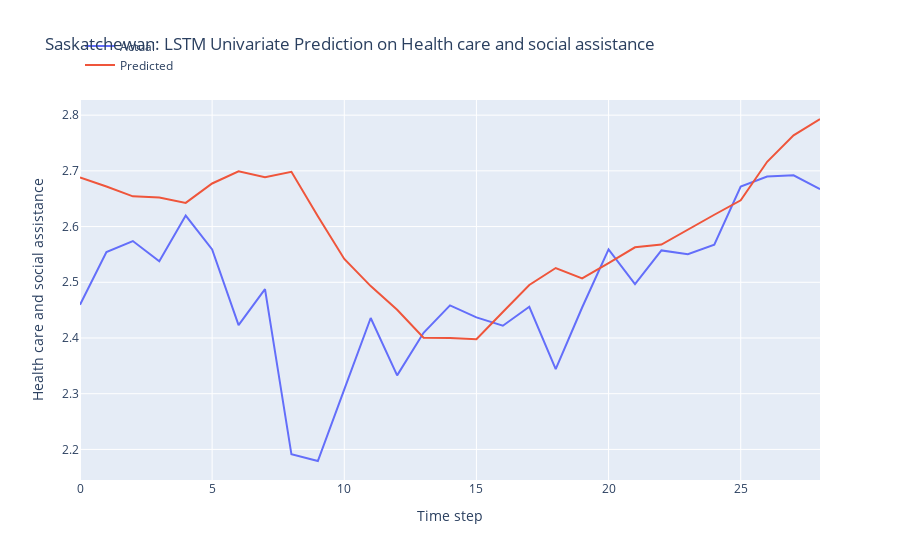

The cell this chart's notebook holds for it:
### Markdown cell above
LSTM Model Development

### Code cell
n_features = 1
X_train = X_train.reshape(X_train.shape[0], X_train.shape[1], n_features)

# define model
model = Sequential()
model.add(LSTM(50, activation='relu', input_shape=(n_steps, n_features)))
model.add(Dense(1))

# model = Sequential()
# model.add(LSTM(100, activation='relu', input_shape=(n_steps, n_features), kernel_regularizer=L2(0.001), return_sequences=True))
# model.add(LSTM(50, activation='relu', kernel_regularizer=L2(0.01)))
# model.add(Dense(1))

def r_squared(y_true, y_pred):
    SS_res =  K.sum(K.square(y_true - y_pred)) 
    SS_tot = K.sum(K.square(y_true - K.mean(y_true))) 
    return ( 1 - SS_res/(SS_tot + K.epsilon()) )

# Compile the model
model.compile(optimizer='adam', 
              loss='mse',
              metrics=[r_squared])

early_stopping = EarlyStopping(monitor='loss', patience=5, restore_best_weights=True)

# fit model
history = model.fit(X_train, y_train, 
          epochs = 20,
          batch_size = 32,
          verbose = 0,
          callbacks=[early_stopping])

# Obtain the MSE and R-squared from the last epoch
last_epoch_mse = history.history['loss'][-1]
last_epoch_r_squared = history.history['r_squared'][-1]

# Print the MSE and R-squared
print("Mean Squared Error (MSE) from the last epoch:", last_epoch_mse)
print("R-squared from the last epoch:", last_epoch_r_squared)

# plot loss and r2 score
plt.figure(figsize=(10, 6))

# Plot train loss
plt.plot(history.history['loss'], label='Train Loss')

# Plot train R-squared score
plt.plot(history.history['r_squared'], label='Train R2')

plt.title('Model Training Loss and R-squared Score')
plt.xlabel('Epochs')
plt.ylabel('Value')
plt.legend()
plt.grid(True)
plt.show()

# Evaluate the model
loss = model.evaluate(X_test, y_test)
print("MSE and R_squared:", loss)

# make prediction on test data
X_test = X_test.reshape(X_test.shape[0], X_test.shape[1], n_features)
y_pred = model.predict(X_test)

# Print the first 5 predictions and actual values
print("Predictions:")
flattened_predictions = [pred[0] for pred in y_pred[:10]]
print(flattened_predictions)
# print(y_pred[:10].tolist())
print("Actual values:")
rounded_actual_values = [round(value, len(str(prediction).split('.')[1])) for value, prediction in zip(y_test[:10], flattened_predictions)]
print(rounded_actual_values)

# plot the actual and predicted values for test data
trace1 = go.Scatter(x=np.arange(len(y_test)), y=y_test.flatten(), mode='lines', name='Actual')
trace2 = go.Scatter(x=np.arange(len(y_pred)), y=y_pred.flatten(), mode='lines', name='Predicted')

# Create layout
layout = go.Layout(
    title='Saskatchewan: LSTM Univariate Prediction on Health care and social assistance',
    xaxis=dict(title='Time step'),
    yaxis=dict(title='Health care and social assistance'),
    legend=dict(x=0, y=1.18)
)

# Create figure
fig = go.Figure(data=[trace1, trace2], layout=layout)

# Show plot
fig.show()

### Figure 1 — Plotly figure (JSON) as saved in the notebook; plotly's stock layout.template omitted (floating-point values rounded to 4 significant figures)
{"data": [{"mode": "lines", "name": "Actual", "type": "scatter", "x": [0, 1, 2, 3, 4, 5, 6, 7, 8, 9, 10, 11, 12, 13, 14, 15, 16, 17, 18, 19, 20, 21, 22, 23, 24, 25, 26, 27, 28], "y": [2.46, 2.554, 2.574, 2.538, 2.62, 2.559, 2.423, 2.488, 2.191, 2.179, 2.308, 2.436, 2.333, 2.409, 2.458, 2.437, 2.422, 2.456, 2.344, 2.455, 2.559, 2.497, 2.557, 2.551, 2.568, 2.672, 2.69, 2.692, 2.667]}, {"mode": "lines", "name": "Predicted", "type": "scatter", "x": [0, 1, 2, 3, 4, 5, 6, 7, 8, 9, 10, 11, 12, 13, 14, 15, 16, 17, 18, 19, 20, 21, 22, 23, 24, 25, 26, 27, 28], "y": [2.688, 2.672, 2.654, 2.652, 2.643, 2.677, 2.699, 2.689, 2.698, 2.618, 2.542, 2.493, 2.451, 2.4, 2.4, 2.398, 2.447, 2.495, 2.526, 2.507, 2.534, 2.563, 2.568, 2.595, 2.621, 2.647, 2.716, 2.764, 2.793]}], "layout": {"legend": {"x": 0, "y": 1.18}, "title": {"text": "Saskatchewan: LSTM Univariate Prediction on Health care and social assistance"}, "xaxis": {"title": {"text": "Time step"}}, "yaxis": {"title": {"text": "Health care and social assistance"}}}}
